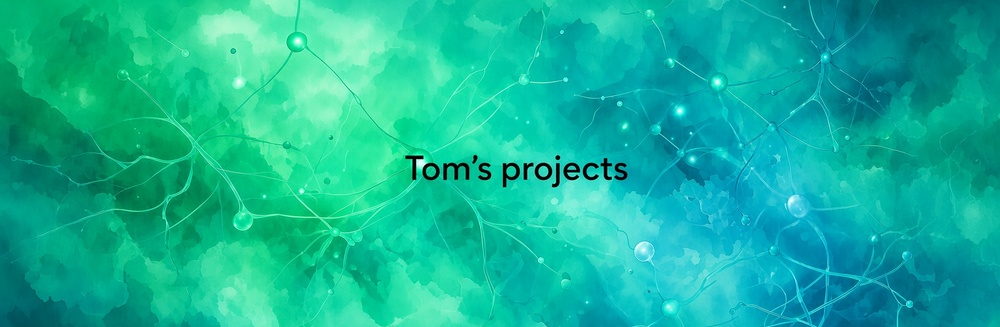
#> input picture images/projects-banner-github.jpeg, 1000 x 327 px, shrunk from 1760 x 576 before the run, found by its file name
$ python round_corners.py
#> lines starting #> are read from the running program, lines starting #| are printed output that depends on the picture; after the words box and inside, x2 and y2 are one past the last pixel; in counts of white or black regions, pixels touching at a corner belong together
from PIL import Image, ImageDraw

SRC = "images/projects-banner-github.jpeg"
DST = "images/banner-rounded.png"
RADIUS_PERCENT = 3  # afronding als percentage van de breedte

img = Image.open(SRC).convert("RGBA")
radius = int(img.width * RADIUS_PERCENT / 100)
#> radius = 30

mask = Image.new("L", img.size, 0)
#> mask: PIL image 1000x327 L; every value is 0
ImageDraw.Draw(mask).rounded_rectangle([(0, 0), img.size], radius=radius, fill=255)
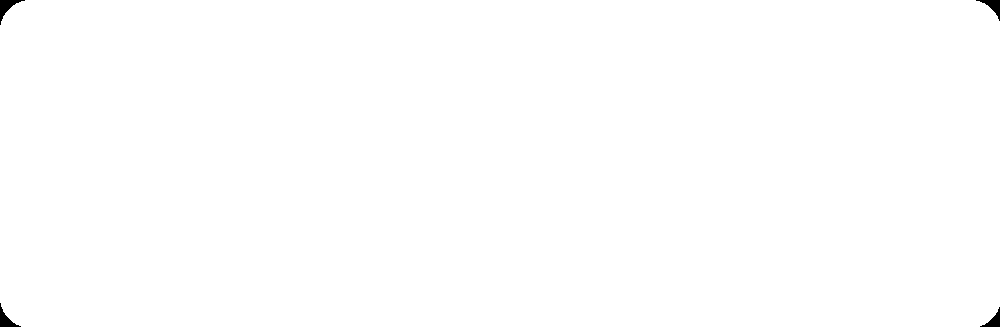
#> mask: PIL image 1000x327 L; 99.8% white; 4 black regions, box (x1, y1, x2, y2) and area: (0, 0, 25, 25) 203, (976, 0, 1000, 21) 178, (0, 303, 21, 327) 178, (980, 307, 1000, 327) 154

img.putalpha(mask)
img.save(DST)
